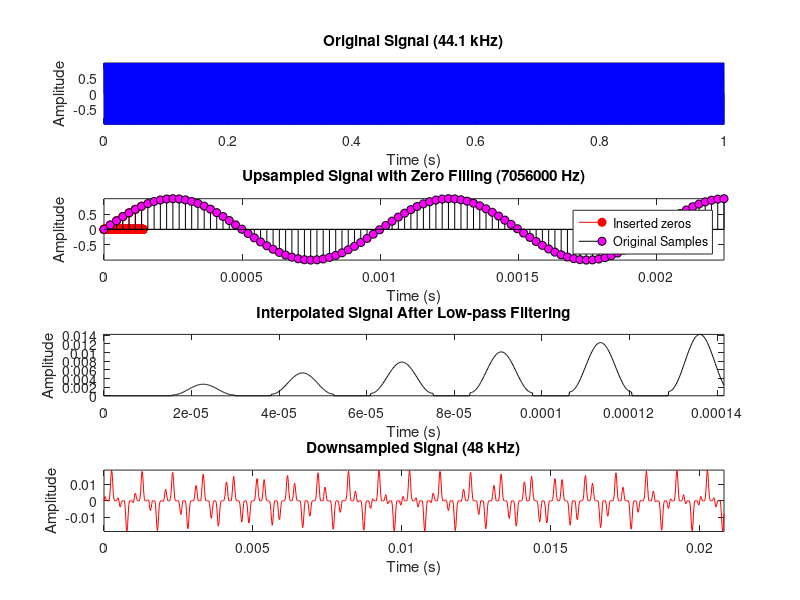

Here is the MATLAB script that generated this plot: (Note: this script raises an error after producing the figure.)
% Given sample rates
Fs_in = 44100; % Input sample rate (44.1 kHz)
Fs_out = 48000; % Output sample rate (48 kHz)

% Find the least common multiple for upsampling and downsampling
[L, M] = rat(Fs_out / Fs_in); % Rational fraction approximation of conversion ratio

% Example signal: A simple sine wave for demonstration
t = 0:1/Fs_in:1; % Time vector for 1 second of audio
f = 1000;        % Frequency of the sine wave (1 kHz tone)
x = sin(2 * pi * f * t); % Original signal (44.1 kHz sine wave)

% Step 1: Zero Filling
% Upsample the signal by L (increasing the sample rate)
x_upsampled = upsample(x, L); % Insert L-1 zeros between samples

% Step 2: Low Pass Filtering
% Design a low-pass filter (anti-aliasing filter)
Fc = min(Fs_in, Fs_out) / 2; % Cutoff frequency (Nyquist frequency of the lower sample rate)
n = 100; % Filter order
h = fir1(n, 2*Fc/(Fs_in*L)); % Low-pass filter design (normalized frequency)

% Filter the upsampled signal to remove high-frequency components introduced by zero filling
x_filtered = conv(x_upsampled, h, 'same'); % Apply the low-pass filtering

% Step 3: Downsampling
% Downsample the filtered signal by M (reducing the sample rate)
x_downsampled = downsample(x_filtered, M);

% Time vectors for plotting
t_upsampled = 0:1/(Fs_in*L):1-1/(Fs_in*L);  % Adjust the time axis for the upsampled signal
t_downsampled = 0:1/Fs_out:(length(x_downsampled)-1)/Fs_out;  % Time vector for downsampled signal

% Plotting the results
figure;

% Plot the original signal
subplot(4,1,1);
plot(t, x, 'b');
title('Original Signal (44.1 kHz)');
xlabel('Time (s)');
ylabel('Amplitude');
axis tight;

% Plot the upsampled signal with 159 zero filling
subplot(4,1,2);
stem(t_upsampled(1:1000), x_upsampled(1:1000), 'r', 'MarkerFaceColor', 'r'); % Use stem for the inserted zeros = 159 visualization
hold on;
stem(t(1:100), x(1:100), 'k', 'MarkerFaceColor', 'm'); % Show original samples for comparison
title(['Upsampled Signal with Zero Filling (', num2str(L*Fs_in), ' Hz)']);
xlabel('Time (s)');
ylabel('Amplitude');
legend('Inserted zeros', 'Original Samples');
axis tight;

% Plot the signal after low-pass filtering
subplot(4,1,3);
plot(t_upsampled(1:1000), x_filtered(1:1000), 'k');
title('Interpolated Signal After Low-pass Filtering');
xlabel('Time (s)');
ylabel('Amplitude');
axis tight;

% Plot the final downsampled signal (converted signal)
subplot(4,1,4);
plot(t_downsampled(1:1000), x_downsampled(1:1000), 'r');
title('Downsampled Signal (48 kHz)');
xlabel('Time (s)');
ylabel('Amplitude');
axis tight;

% Filter Frequency Response
figure;
fvtool(h, 'Fs', L*Fs_in);  % Frequency response of the low-pass filter
title('Low-pass Filter Frequency Response')

%% SOUND PLAYBACK
sound(x, Fs_in); % Play original signal at 44.1 kHz
pause(2); % Pause for duration of original sound to finish before playing next sound
sound(x_downsampled, Fs_out); % Play converted signal at 48 kHz
